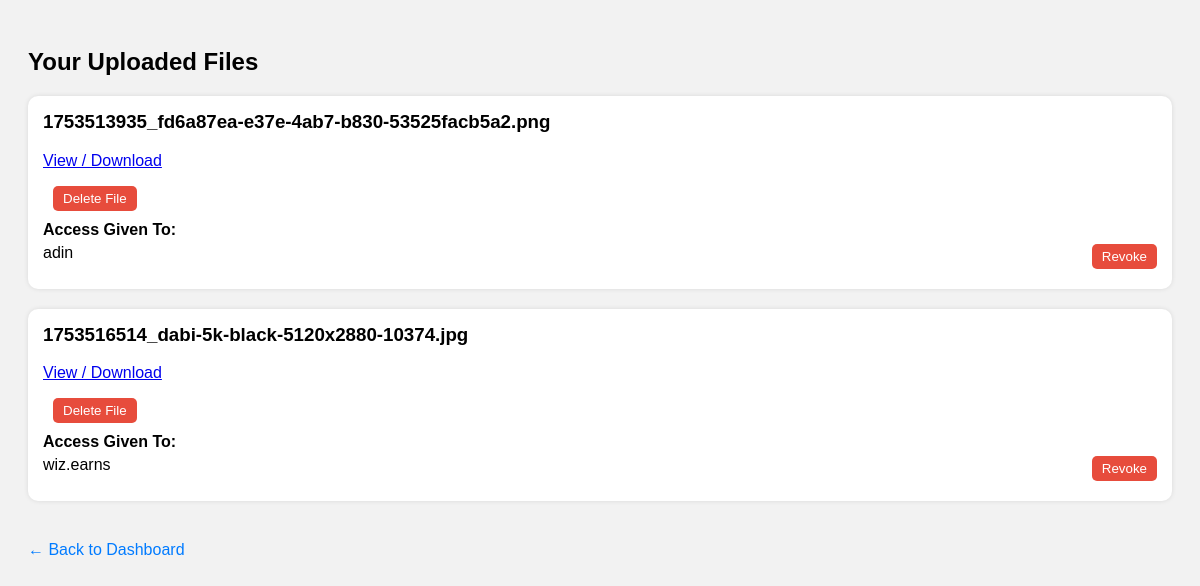
The page /view_uploaded_files.php on the database its author committed.
### tables this page shows
CREATE TABLE `files` (
  `id` int(11) NOT NULL,
  `title` varchar(255) DEFAULT NULL,
  `description` text DEFAULT NULL,
  `file_path` varchar(255) DEFAULT NULL,
  `uploaded_at` timestamp NOT NULL DEFAULT current_timestamp()
);

CREATE TABLE `file_access` (
  `id` int(11) NOT NULL,
  `file_id` int(11) DEFAULT NULL,
  `employee_id` int(11) DEFAULT NULL,
  `granted_at` datetime DEFAULT current_timestamp()
);

CREATE TABLE `users` (
  `id` int(11) NOT NULL,
  `name` varchar(100) NOT NULL,
  `email` varchar(100) NOT NULL,
  `password` varchar(255) NOT NULL,
  `role` enum('admin','employee') DEFAULT 'employee',
  `is_approved` tinyint(1) DEFAULT 0,
  `profile_pic` varchar(255) DEFAULT NULL,
  `banner_img` varchar(255) DEFAULT NULL,
  `created_at` timestamp NOT NULL DEFAULT current_timestamp()
);

### view_uploaded_files.php (the view, shortened to what this page needs)
<?php
require 'db.php';
$files = $pdo->query("SELECT * FROM files");
$files = $files->fetchAll();
$accessMap = [];
foreach ($files as $file) {
    $stmt = $pdo->prepare("
        SELECT fa.id as access_id, u.name FROM file_access fa
        JOIN users u ON fa.employee_id = u.id
        WHERE fa.file_id = ?
    ");
    $stmt->execute([$file['id']]);
    $accessMap[$file['id']] = $stmt->fetchAll();
}
?>
<!DOCTYPE html>
<html lang="en">
<head>
</head>
<body>
  <h2>Your Uploaded Files</h2>
  <?php foreach ($files as $file): ?>
    <div class="file-card">
      <h3><?= basename($file['file_path']) ?></h3>
      <p><a href="<?= $file['file_path'] ?>" target="_blank">View / Download</a></p>
      <div class="top-buttons">
        <form method="post" class="delete-form" onsubmit="return confirm('Delete this file permanently?')">
          <button class="delete-btn">Delete File</button>
        </form>
      </div>
      <div class="access-list">
        <strong>Access Given To:</strong>
        <?php if (empty($accessMap[$file['id']])): ?>
          <p>No access assigned yet.</p>
        <?php else: ?>
          <?php foreach ($accessMap[$file['id']] as $access): ?>
            <div class="access-item">
              <?= htmlspecialchars($access['name']) ?>
              <form method="post" class="revoke-form" onsubmit="return confirm('Revoke access from this employee?')">
                <button class="revoke-btn">Revoke</button>
              </form>
            </div>
          <?php endforeach; ?>
        <?php endif; ?>
      </div>
    </div>
  <?php endforeach; ?>
  <a href="admin_dashboard.php" class="back">← Back to Dashboard</a>
</body>
</html>

### view_uploaded_files.php (style rules this page uses)
body { font-family: Arial; padding: 20px; background: #f2f2f2; }
.file-card { background: #fff; padding: 15px; margin-bottom: 20px; border-radius: 10px; box-shadow: 0 0 5px rgba(0,0,0,0.1); }
.file-card h3 { margin-top: 0; }
.access-list { margin-top: 10px; }
.access-item { display: flex; justify-content: space-between; padding: 5px 0; }
form.revoke-form, form.delete-form { display: inline; }
button.revoke-btn, button.delete-btn { background: #e74c3c; color: white; border: none; padding: 5px 10px; border-radius: 5px; cursor: pointer; margin-left: 10px; }
.top-buttons { margin-top: 10px; }
a.back { display: inline-block; margin-top: 20px; text-decoration: none; color: #007bff; }

### rows shown on the page
files: file_path "1753513935_fd6a87ea-e37e-4ab7-b830-53525facb5a2.png"
file_access: users.name "adin"
files: file_path "1753516514_dabi-5k-black-5120x2880-10374.jpg"
file_access: users.name "wiz.earns"
